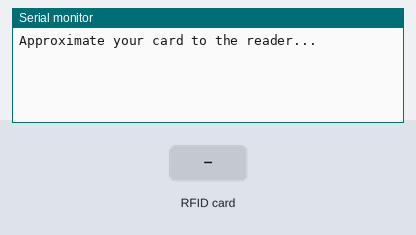
A sketch run on a simulated Arduino Uno, built with avr-gcc and run on an emulated ATmega328P. Parts: the last lines printed to the serial monitor. The test bench sets the inputs (shaded band).

Above: at 1.5 s.
1.6 s: RFID card B1 15 90 1C held to the reader
At 2.3 s:
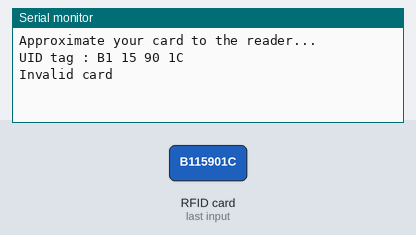
3.1 s: RFID card B7 05 1C 39 held to the reader
At 5.8 s:
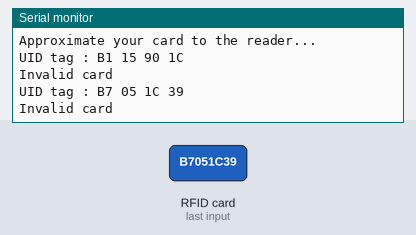
6.1 s: RFID card 5E 7A 19 C4 held to the reader
At 8.5 s:
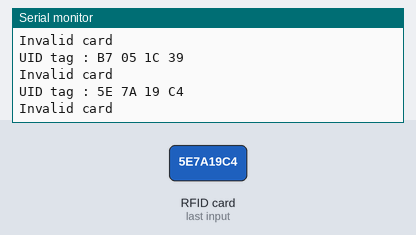

The sketch:

RFID_Card_Balance_with_EEPROM.ino
```cpp
#include <EEPROM.h>
#include <SPI.h>
#include <MFRC522.h>

#define SS_PIN 10
#define RST_PIN 3
int FAIL_LED_PIN = 5;
int WARNING_LED_PIN = 6;
int SUCCESS_LED_PIN = 7;
MFRC522 mfrc522(SS_PIN, RST_PIN);

typedef struct {
  char UID[32];
  int balance;
} CardInformation;

CardInformation CardInformations[2];

void setup()
{
  Serial.begin(9600);    //Initiate a serial communication
  SPI.begin();       //Initiate  SPI bus
  mfrc522.PCD_Init();    //Initiate MFRC522
  Serial.println("Approximate your card to the reader...");
  Serial.println();
  //writeInitialValues();
  readAnythingFromEEPROM(CardInformations);
  delay(300);

}
void loop()
{
  digitalWrite(WARNING_LED_PIN, LOW);
  digitalWrite(FAIL_LED_PIN, LOW);
  digitalWrite(SUCCESS_LED_PIN, LOW);

  //Look for new cards
  if ( ! mfrc522.PICC_IsNewCardPresent())
  {
    return;
  }
  //Select one of the cards
  if ( ! mfrc522.PICC_ReadCardSerial())
  {
    return;
  }
  //Show UID on serial monitor
  Serial.print("UID tag :");
  String content = "";
  byte letter;
  for (byte i = 0; i < mfrc522.uid.size; i++)
  {
    Serial.print(mfrc522.uid.uidByte[i] < 0x10 ? " 0" : " ");
    Serial.print(mfrc522.uid.uidByte[i], HEX);
    content.concat(String(mfrc522.uid.uidByte[i] < 0x10 ? " 0" : " "));
    content.concat(String(mfrc522.uid.uidByte[i], HEX));
  }
  Serial.println();
  content.toUpperCase();

  int isExists = isCardExists(content.substring(1));

  if (isExists != -1)
  {

    if (CardInformations[isExists].balance == 0) {
      digitalWrite(WARNING_LED_PIN, HIGH);

      Serial.println("Unauthorized access");
      Serial.println("Because your balance is zero");
    }

    else {
      digitalWrite(SUCCESS_LED_PIN, HIGH);

      CardInformations[isExists].balance--;
      writeAnythingToEEPROM(CardInformations);

      Serial.println("Authorized access");
      Serial.println("Your balance is " + String(CardInformations[isExists].balance));

    }

    Serial.println();
    delay(3000);
  }

  else   {
    digitalWrite(FAIL_LED_PIN, HIGH);
    Serial.println("Invalid card");
    Serial.println();
    delay(3000);
  }
}

int isCardExists(String cardId) {
  int count;

  for (count = 0; count < sizeof(CardInformations); count = count + 1) {
    if (String(CardInformations[count].UID) == cardId) {
      return count;
    }
  }

  return -1;
}

void writeInitialValues() {
  CardInformation ci1;
  CardInformation ci2;

  ci1.balance = 3;
  ci2.balance = 100;
  strcpy(ci1.UID, "B1 15 90 1C");
  strcpy(ci2.UID, "B7 05 1C 39");

  CardInformation InitialCardInformations[2];
  InitialCardInformations[0] = ci1;
  InitialCardInformations[1] = ci2;

  writeAnythingToEEPROM(InitialCardInformations);
  delay(300);
}

template <typename T>
unsigned int writeAnythingToEEPROM(const T& value)
{
  const byte * p = (const byte*) &value;
  unsigned int i;
  for (i = 0; i < sizeof value; i++)
  {
    EEPROM.update(i, *p++);
  }
  return i;
}

template <typename T>
unsigned int readAnythingFromEEPROM(T& value)
{
  byte * p = (byte*) &value;
  unsigned int i;
  for (i = 0; i < sizeof value; i++)
  {
    *p++ = EEPROM.read(i);
  }
  return i;
}
```

Measured:
- after the input at 1.6 s, the serial monitor: prints a new line at once (image 1)
- after the input at 3.1 s, the serial monitor: prints a new line after 1.5 s (image 2)
- after the input at 6.1 s, the serial monitor: prints a new line after 1.5 s (image 3)
